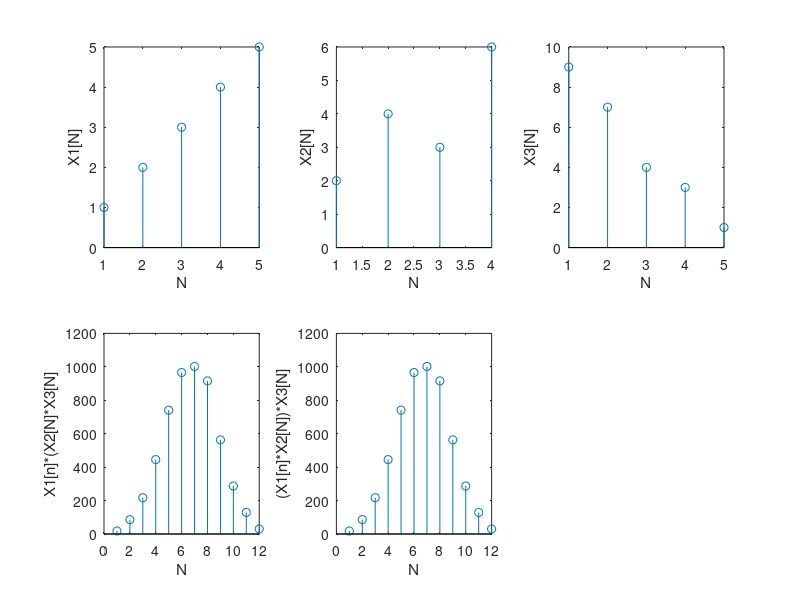

MATLAB code for this plot:
clear all;
x1=[1 2 3 4 5];
x2=[2 4 3 6];
x3=[9 7 4 3 1];
subplot(2,3,1);
stem(x1);
xlabel('N');
ylabel('X1[N]');
subplot(2,3,2);
stem(x2);
xlabel('N');
ylabel('X2[N]');
subplot(2,3,3);
stem(x3);
xlabel('N');
ylabel('X3[N]');
y1=conv(x2,x3);
y_net1=conv(x1,y1);
subplot(2,3,4);
stem(y_net1);
xlabel('N');
ylabel('X1[n]*(X2[N]*X3[N]');
y2=conv(x1,x2);
y_net2=conv(x3,y2);
subplot(2,3,5);
stem(y_net2);
xlabel('N');
ylabel('(X1[n]*X2[N])*X3[N]');